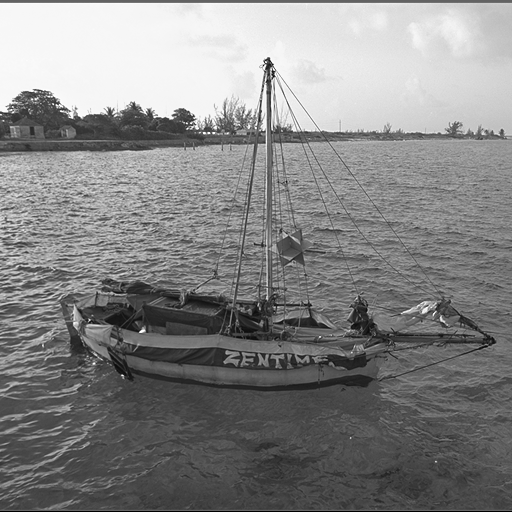
#> input picture HW3/Images/Q3/81.pgm, 512 x 512 px
$ jupyter execute --allow-errors Q3.ipynb   (shell and % lines are left out)
#> lines starting #> are read from the running program, lines starting #| are printed output that depends on the picture
[cell 1]
import numpy as np
import matplotlib.pyplot as plt
from PIL import Image
from PIL import ImageFilter
from scipy import ndimage

[cell 2]
close_boat=np.asarray(Image.open("Images/Q3/81.pgm"),dtype=np.float64)/255.0
island=np.asarray(Image.open("Images/Q3/15.pgm"),dtype=np.float64)/255.0
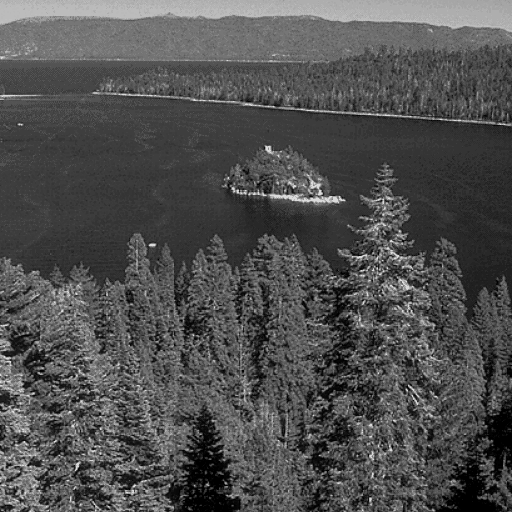
#> input picture HW3/Images/Q3/15.pgm, 512 x 512 px
texture=np.asarray(Image.open("Images/Q3/171.pgm"),dtype=np.float64)/255.0
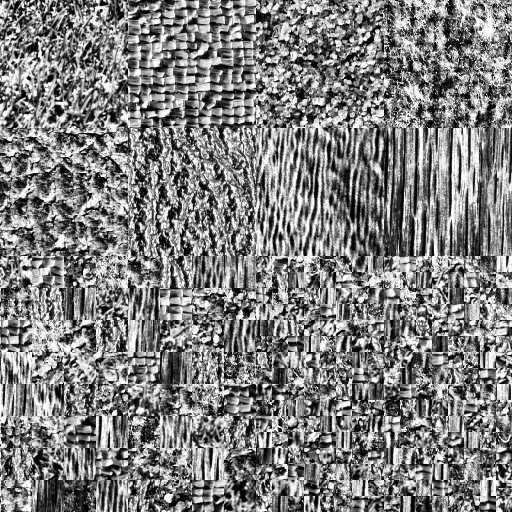
#> input picture HW3/Images/Q3/171.pgm, 512 x 512 px
far_boat=np.asarray(Image.open("Images/Q3/45.pgm"),dtype=np.float64)/255.0
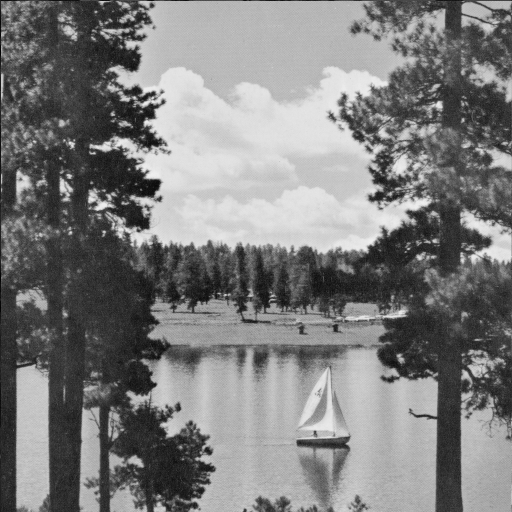
#> input picture HW3/Images/Q3/45.pgm, 512 x 512 px

plt.figure()
plt.imshow(close_boat, cmap="Greys_r")
plt.figure()
plt.imshow(island, cmap="Greys_r")
plt.figure()
plt.imshow(texture, cmap="Greys_r")
plt.figure()
plt.imshow(far_boat, cmap="Greys_r")

[cell 3]
def apply_sobels(img):
    dx = ndimage.sobel(img, 0)  # horizontal derivative
    dy = ndimage.sobel(img, 1)  # vertical derivative
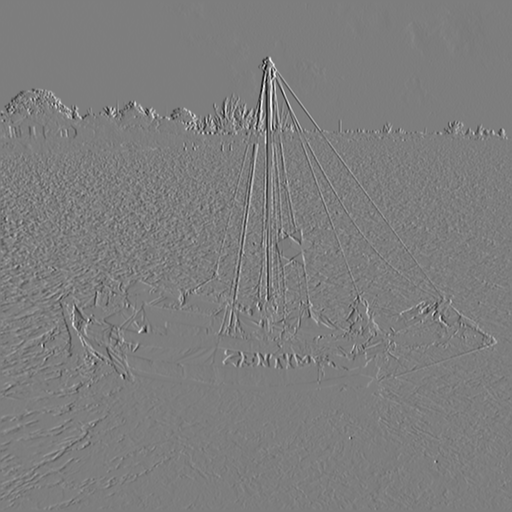
#> dy: shape (512, 512) float64; min -3.3, max 3.38, mean -0.000927; drawn with min black and max white
    return (dx,dy)

def show_all_sobels():
    close_boat=np.asarray(Image.open("Images/Q3/81.pgm"),dtype=np.float64)/255.0
    island=np.asarray(Image.open("Images/Q3/15.pgm"),dtype=np.float64)/255.0
    texture=np.asarray(Image.open("Images/Q3/171.pgm"),dtype=np.float64)/255.0
    far_boat=np.asarray(Image.open("Images/Q3/45.pgm"),dtype=np.float64)/255.0

    close_boat_x,close_boat_y=apply_sobels(close_boat)
    island_x,island_y =apply_sobels(island)
#> in apply_sobels (call 2), `dx = ndimage.sobel(img, 0)`:
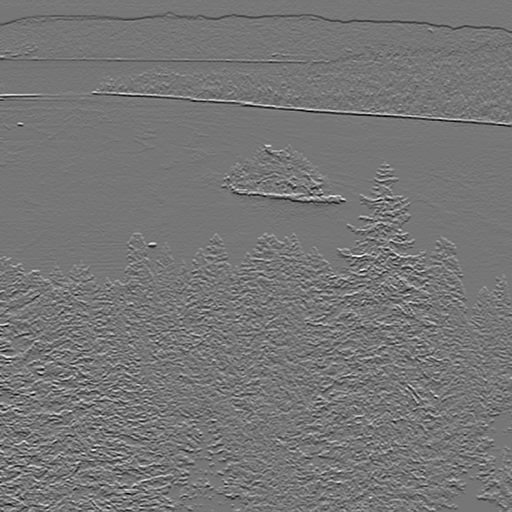
#> dx: shape (512, 512) float64; min -2.89, max 3.31, mean -0.00666; drawn with min black and max white
#> in apply_sobels (call 2), `dy = ndimage.sobel(img, 1)`:
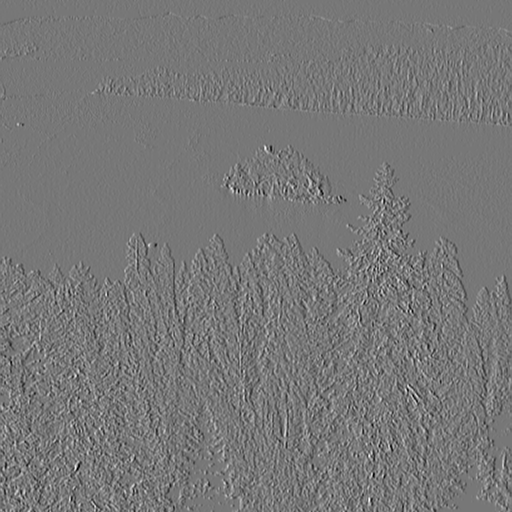
#> dy: shape (512, 512) float64; min -2.84, max 3.2, mean -0.00241; drawn with min black and max white
    texture_x,texture_y=apply_sobels(texture)
#> in apply_sobels (call 3), `dx = ndimage.sobel(img, 0)`:
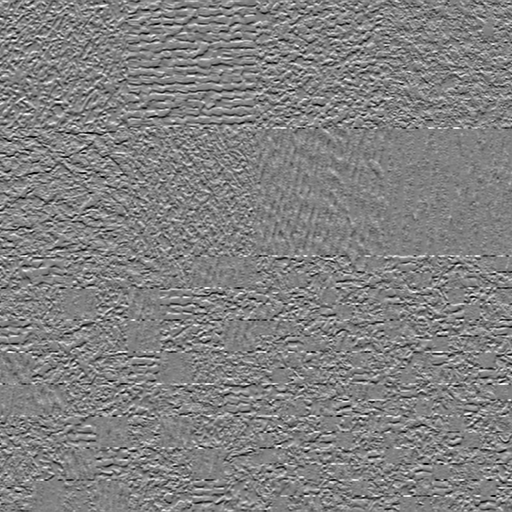
#> dx: shape (512, 512) float64; min -3.91, max 3.78, mean -0.000962; drawn with min black and max white
#> in apply_sobels (call 3), `dy = ndimage.sobel(img, 1)`:
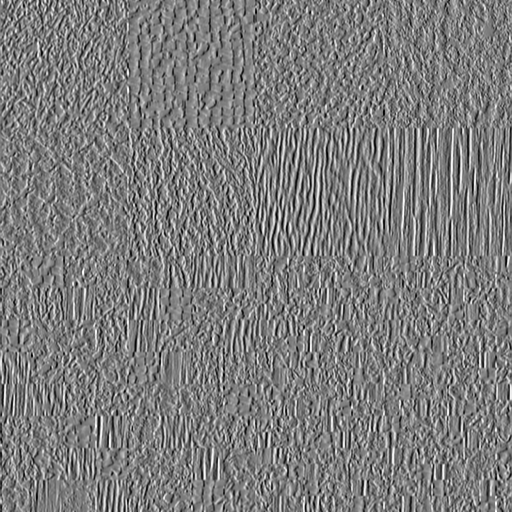
#> dy: shape (512, 512) float64; min -3.81, max 3.96, mean -0.0014; drawn with min black and max white
    far_boat_x,far_boat_y=apply_sobels(far_boat)
#> in apply_sobels (call 4), `dx = ndimage.sobel(img, 0)`:
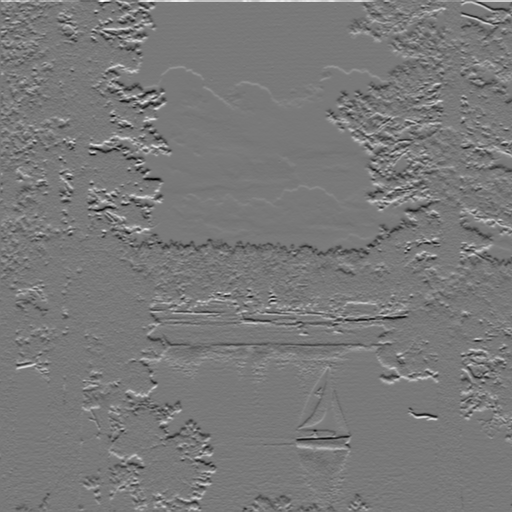
#> dx: shape (512, 512) float64; min -2.7, max 2.98, mean 0.00478; drawn with min black and max white
#> in apply_sobels (call 4), `dy = ndimage.sobel(img, 1)`:
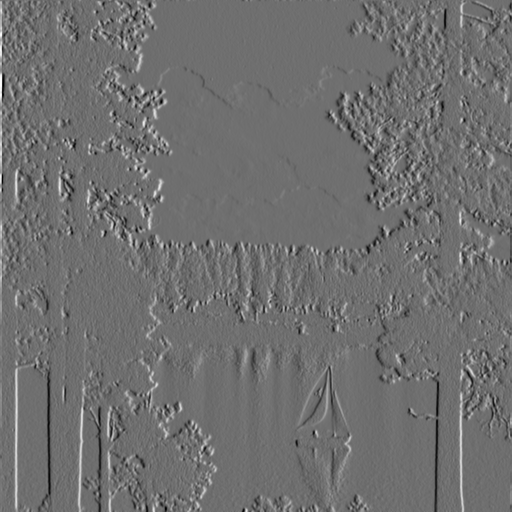
#> dy: shape (512, 512) float64; min -2.13, max 2.74, mean 0.00462; drawn with min black and max white

    the_plot=plt.figure()
    plt.title("Sobel filters I")
    the_plot.set_size_inches(10,10)

    temp_plot=plt.subplot(2,2,1)
    temp_plot.set_title("close_boat_x")
    plt.imshow(close_boat_x,cmap="Greys_r")

    temp_plot=plt.subplot(2,2,2)
    temp_plot.set_title("close_boat_y")
    plt.imshow(close_boat_y,cmap="Greys_r")

    temp_plot=plt.subplot(2,2,3)
    temp_plot.set_title("island_x")
    plt.imshow(island_x,cmap="Greys_r")

    temp_plot=plt.subplot(2,2,4)
    temp_plot.set_title("island_y")
    plt.imshow(island_y,cmap="Greys_r")

    the_plot=plt.figure()
    plt.title("Sobel filters II")
    the_plot.set_size_inches(10,10)

    temp_plot=plt.subplot(2,2,1)
    temp_plot.set_title("texture_x")
    plt.imshow(texture_x,cmap="Greys_r")

    temp_plot=plt.subplot(2,2,2)
    temp_plot.set_title("texture_y")
    plt.imshow(texture_y,cmap="Greys_r")

    temp_plot=plt.subplot(2,2,3)
    temp_plot.set_title("far_boat_x")
    plt.imshow(far_boat_x,cmap="Greys_r")

    temp_plot=plt.subplot(2,2,4)
    temp_plot.set_title("far_boat_y")
    plt.imshow(far_boat_y,cmap="Greys_r")

show_all_sobels()

[cell 4]
def calc_orientation(sobels):
    div=sobels[1]/sobels[0]
    return np.arctan(div)

# [31 lines left out: functions calc_mag, make_safe, discretize_theta, not called in this run]
#     print((np.min(unshifted),np.max(unshifted)))


#returns[(img1_orr,img1_mag)...]
def calc_all_orr_mag(all_images,plot=True):
#> called with plot = True
    from mpl_toolkits.axes_grid1 import make_axes_locatable
    to_return=[]
    for img in all_imgs:
        sobels=apply_sobels(img)
        sobels=make_safe(sobels)
        orientation=calc_orientation(sobels)
        discretized=discretize_theta(orientation)
        magnitude=calc_mag(sobels)

        if plot:
            the_figure=plt.figure()
            the_figure.set_size_inches(10,5)
            orr=plt.subplot(1,2,1)
            orr.set_title("orientation")
            le_plot=plt.imshow(discretized)
            divider = make_axes_locatable(plt.gca())
            cax = divider.append_axes("right", "5%", pad="3%")
            plt.colorbar(le_plot, cax=cax)


            mag=plt.subplot(1,2,2)
            mag.set_title("magnitude")
            le_plot=plt.imshow(magnitude)
            divider = make_axes_locatable(plt.gca())
            cax = divider.append_axes("right", "5%", pad="3%")
            plt.colorbar(le_plot, cax=cax)
        to_return.append((discretized,magnitude))
    return to_return

all_images=[close_boat,island,texture,far_boat]
#> (the rest of this cell did not finish here and is left out)
